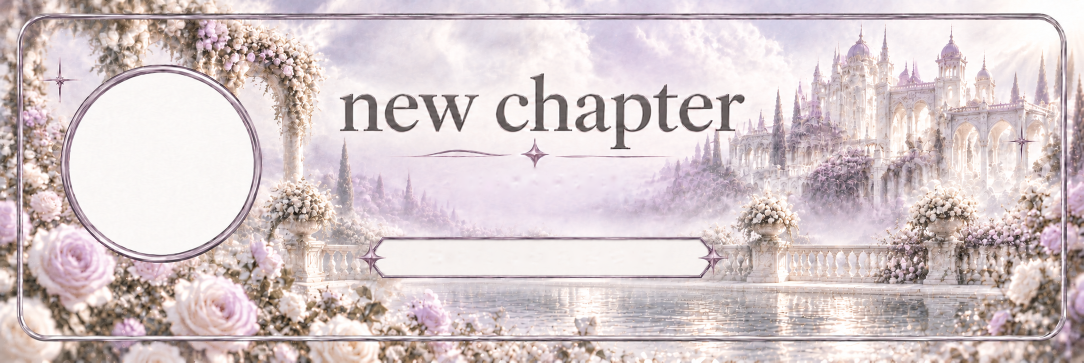
#> input picture leveling/assets/levelup_template.png, 2167 x 725 px (shown at 1/2 size)
$ python make_levelup_template.py ../assets/levelup_template.png ../assets/levelup_template.png
#> lines starting #> are read from the running program, lines starting #| are printed output that depends on the picture; after the words box and inside, x2 and y2 are one past the last pixel; in counts of white or black regions, pixels touching at a corner belong together
"""Entfernt "USERNAME" und "ROLLENNAME" aus der Levelup-Vorlage (Inpainting) -> levelup_template.png

Nur nötig, wenn du eine neue Vorlage (mit Beispieltext) einsetzen willst:
    pip install opencv-python-headless
    python leveling/tools/make_levelup_template.py deine_vorlage.png leveling/assets/levelup_template.png

Die Textboxen unten und die Koordinaten oben in leveling/levelup_card.py sind auf 2169 × 725 px
gemessen – bei anderer Größe beides anpassen.
"""
import sys
import cv2
import numpy as np

src, dst = sys.argv[1], sys.argv[2]
img = cv2.imread(src)
#> img is the input picture: shape (725, 2167, 3); mean B, G, R 201.7, 199.9, 213.6
gray = cv2.cvtColor(img, cv2.COLOR_BGR2GRAY)
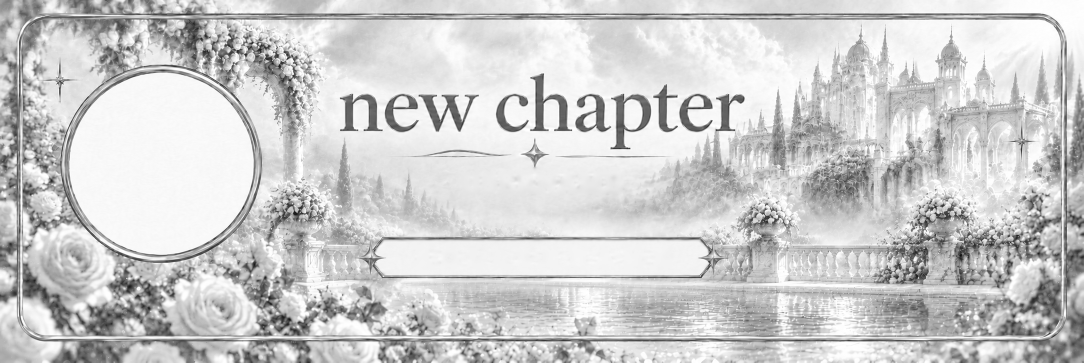
#> gray: shape (725, 2167) (shown at 1/2 size); min 11, max 255, mean 204.2

# Textboxen (x0, y0, x1, y1) in der 2169x725-Vorlage
boxes = [
    (908, 322, 1258, 396),   # USERNAME
    (822, 490, 1348, 538),   # ROLLENNAME (im Namensschild)
]

mask = np.zeros_like(gray)
for x0, y0, x1, y1 in boxes:
    region = gray[y0:y1, x0:x1]
    bg = cv2.medianBlur(region, 31)
    # Text = deutlich dunkler als lokaler Hintergrund
    text = ((bg.astype(int) - region.astype(int)) > 18).astype(np.uint8) * 255
    mask[y0:y1, x0:x1] = text
#> this loop made 2 passes
#> pass 1, `region = gray[y0:y1, x0:x1]`:
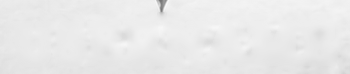
#> region: shape (74, 350); min 117, max 249, mean 233.5
#> pass 1, `text = ((bg.astype(int) - region.astype(int)) > 18).astype(np.uint8) *..`:
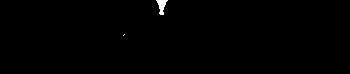
#> text: shape (74, 350); 0.37% white; 2 white regions (1 under 20 px), largest, box (x1, y1, x2, y2) and area: (156, 0, 168, 15) 93
#> after the loop:
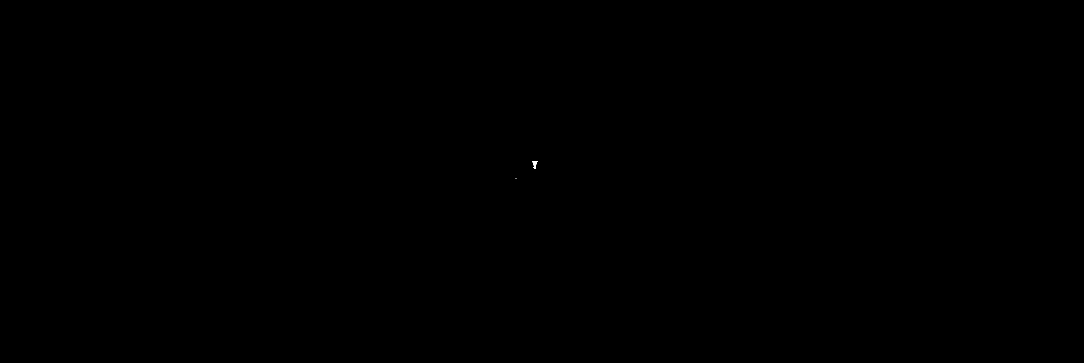
#> mask: shape (725, 2167) (shown at 1/2 size); 0.01% white; 2 white regions (1 under 20 px), largest, box (x1, y1, x2, y2) and area: (1064, 322, 1076, 337) 93

mask = cv2.dilate(mask, np.ones((5, 5), np.uint8), iterations=2)
#> mask: shape (725, 2167); 0.03% white; 2 white regions, box (x1, y1, x2, y2) and area: (1060, 318, 1080, 341) 378, (1027, 352, 1037, 362) 98
out = cv2.inpaint(img, mask, 9, cv2.INPAINT_TELEA)
# leichtes Weichzeichnen nur in den reparierten Bereichen, damit keine Schlieren bleiben
soft = cv2.GaussianBlur(out, (9, 9), 0)
m3 = cv2.GaussianBlur(mask, (15, 15), 0)[..., None] / 255.0
out = (out * (1 - m3) + soft * m3).astype(np.uint8)
cv2.imwrite(dst, out)
